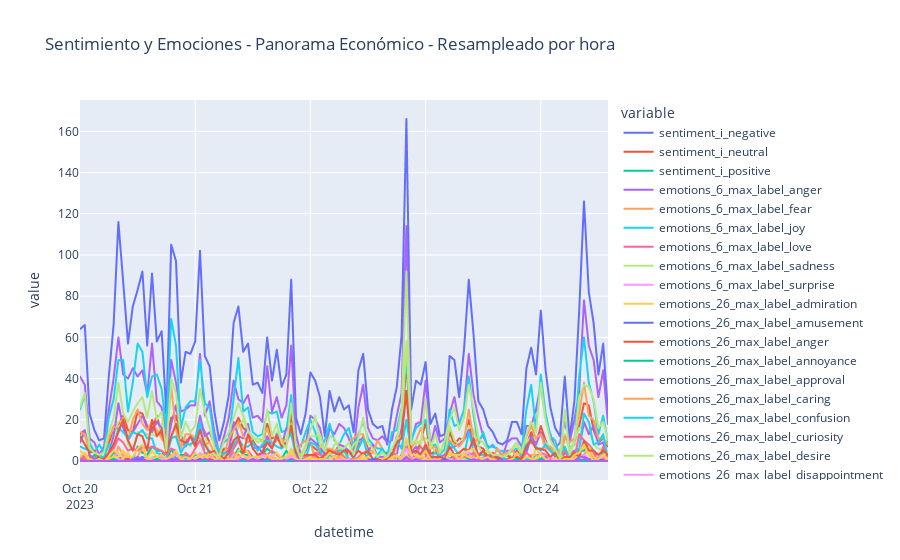

The cell this chart's notebook holds for it:
### Code cell
fs_h.plot(kind="line", title="Sentimiento y Emociones - Panorama Económico - Resampleado por hora")
